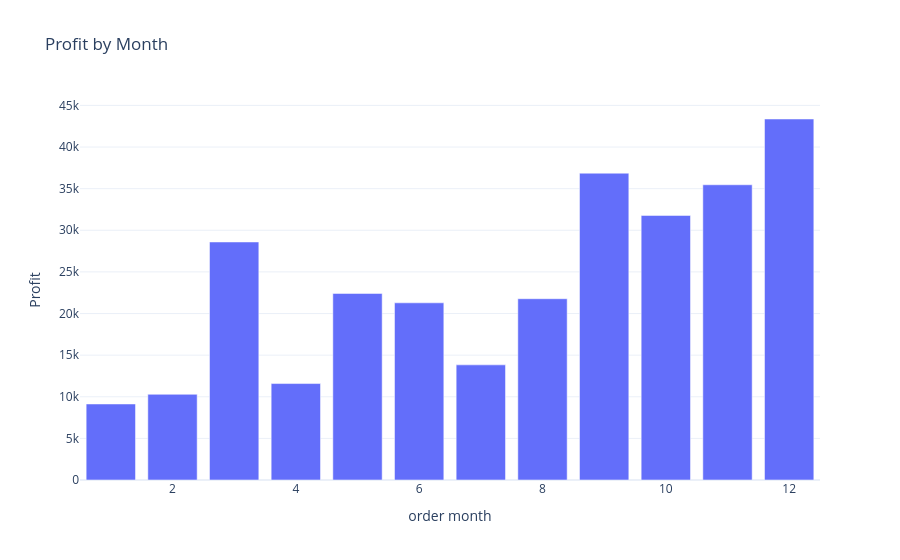

The notebook cell this image was saved under:
### Code cell
# Visualization

fig = px.bar(profit_by_month, x='order month', y='Profit', title='Profit by Month')
fig.show()

### Figure 1 — Plotly figure (JSON) as saved in the notebook; plotly's stock layout.template omitted (floating-point values rounded to 4 significant figures)
{"data": [{"hovertemplate": "order month=%{x}<br>Profit=%{y}<extra></extra>", "legendgroup": "", "marker": {"color": "#636efa", "pattern": {"shape": ""}}, "name": "", "orientation": "v", "showlegend": false, "textposition": "auto", "type": "bar", "x": [12, 9, 11, 10, 3, 5, 8, 6, 7, 4, 2, 1], "xaxis": "x", "y": [43370.0, 36860.0, 35470.0, 31780.0, 28590.0, 22410.0, 21780.0, 21290.0, 13830.0, 11590.0, 10290.0, 9134.0], "yaxis": "y"}], "layout": {"barmode": "relative", "legend": {"tracegroupgap": 0}, "title": {"text": "Profit by Month"}, "xaxis": {"anchor": "y", "domain": [0, 1], "title": {"text": "order month"}}, "yaxis": {"anchor": "x", "domain": [0, 1], "title": {"text": "Profit"}}}}
